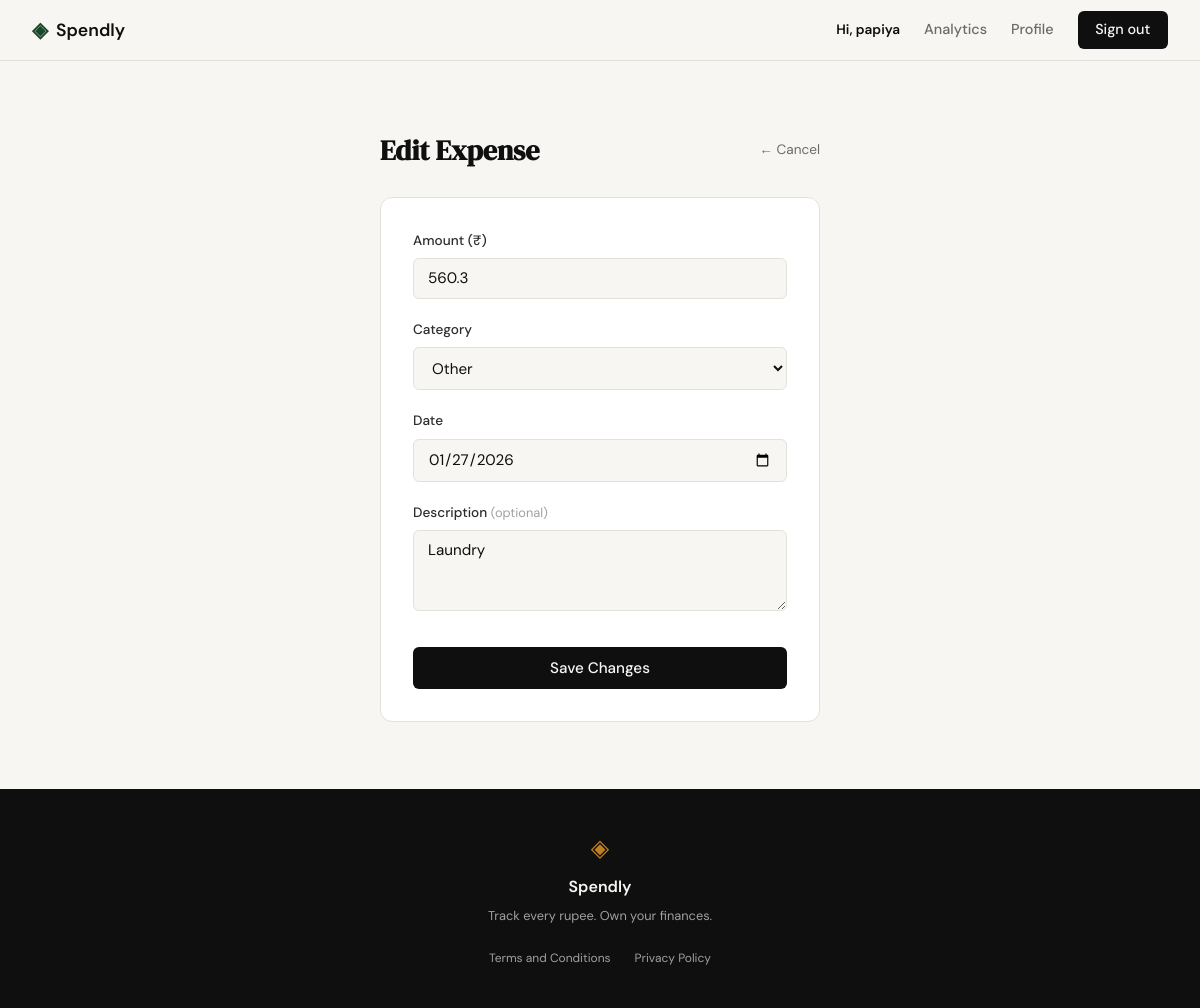
/expenses/17/edit (signed in), run on the app's committed database.
### tables this page shows
CREATE TABLE expenses (
            id INTEGER PRIMARY KEY AUTOINCREMENT,
            user_id INTEGER NOT NULL,
            amount REAL NOT NULL,
            category TEXT NOT NULL,
            date TEXT NOT NULL,
            description TEXT,
            created_at TEXT DEFAULT CURRENT_TIMESTAMP,
            FOREIGN KEY (user_id) REFERENCES users(id)
        );

### app.py (the view, shortened to what this page needs)
@app.route("/expenses/<int:id>/edit", methods=["GET", "POST"])
def edit_expense(id: int) -> Union[str, Response]:
    if not session.get("user_id"):
        flash("Please log in to edit an expense.", "error")
        return redirect(url_for("login"))
    expense = get_expense_by_id(id)
    if not expense:
        flash("Expense not found.", "error")
        return redirect(url_for("profile"))
    if expense["user_id"] != session["user_id"]:
        flash("You are not authorized to edit this expense.", "error")
        return redirect(url_for("profile"))
    today_date = date.today()
    today = today_date.isoformat()
    if request.method == "GET":
        if not app.testing:
            csrf_token = secrets.token_hex(32)
            session["csrf_token"] = csrf_token
        form_data = {
            "amount": str(expense["amount"]),
            "category": expense["category"],
            "date": expense["date"],
            "description": expense["description"] or ""
        }
        return render_template(
            "edit_expense.html",
            expense=expense,
            today=today,
            form=form_data,
            categories=ALLOWED_CATEGORIES,
            csrf_token=session.get("csrf_token", "")
        )

### database/db.py (called while the page is built)
def get_db():
    conn = sqlite3.connect(DB_NAME)
    conn.row_factory = sqlite3.Row
    conn.execute("PRAGMA foreign_keys = ON;")
    return conn

def get_expense_by_id(expense_id: int) -> Optional[sqlite3.Row]:
    conn = get_db()
    cursor = conn.cursor()
    try:
        cursor.execute('SELECT * FROM expenses WHERE id = ?', (expense_id,))
        return cursor.fetchone()
    finally:
        conn.close()

### templates/edit_expense.html (shortened to what this page needs)
{% extends "base.html" %}
{% block head %}
<link rel="stylesheet" href="{{ url_for('static', filename='css/edit_expense.css') }}">
{% endblock %}
{% block content %}
<section class="edit-expense-section">
    <div class="edit-expense-container">
        <div class="edit-expense-header">
            <h1 class="edit-expense-title">Edit Expense</h1>
            <a href="{{ url_for('profile') }}" class="back-link">← Cancel</a>
        </div>
        <div class="edit-expense-card">
            <form method="POST" action="{{ url_for('edit_expense', id=expense['id']) }}">
                <div class="form-group">
                    <label for="amount">Amount (₹)</label>
                    <input
                        class="form-input"
                        type="number"
                        id="amount"
                        name="amount"
                        step="0.01"
                        min="0.01"
                        max="999999.99"
                        placeholder="0.00"
                        required
                        value="{{ form.amount if form else '' }}"
                    >
                </div>
                <div class="form-group">
                    <label for="category">Category</label>
                    <select class="form-input" id="category" name="category" required>
                        {% for cat in categories %}
                        <option value="{{ cat }}" {{ 'selected' if form and form.category == cat else '' }}>
                            {{ cat }}
                        </option>
                        {% endfor %}
                    </select>
                </div>
                <div class="form-group">
                    <label for="date">Date</label>
                    <input
                        class="form-input"
                        type="date"
                        id="date"
                        name="date"
                        max="{{ today }}"
                        required
                        value="{{ form.date if form else '' }}"
                    >
                </div>
                <div class="form-group">
                    <label for="description">
                        Description <span class="optional-label">(optional)</span>
                    </label>
                    <textarea
                        class="form-input"
                        id="description"
                        name="description"
                        rows="3"
                        maxlength="200"
                        placeholder="e.g. Grocery shopping at Big Bazaar"
                    >{{ form.description if form else '' }}</textarea>
                </div>
                <button type="submit" class="btn-submit">Save Changes</button>
            </form>
        </div>
    </div>
</section>
{% endblock %}

### static/css/style.css (style rules this page uses)
:root { --ink: #0f0f0f; --ink-soft: #2d2d2d; --ink-muted: #6b6b6b; --ink-faint: #a0a0a0; --paper: #f7f6f3; --paper-warm: #f0ede6; --paper-card: #ffffff; --accent: #1a472a; --accent-light: #e8f0eb; --accent-2: #c17f24; --accent-2-light: #fdf3e3; --danger: #c0392b; --danger-light: #fdecea; --border: #e4e1da; --border-soft: #eeebe4; --font-display: 'DM Serif Display', Georgia, serif; --font-body: 'DM Sans', system-ui, sans-serif; --max-width: 1200px; --auth-width: 440px; --radius-sm: 6px; --radius-md: 12px; --radius-lg: 20px; }
*, *::before, *::after { box-sizing: border-box; margin: 0; padding: 0; }
html { font-size: 16px; scroll-behavior: smooth; }
body { background: var(--paper); color: var(--ink); font-family: var(--font-body); font-size: 1rem; line-height: 1.6; -webkit-font-smoothing: antialiased; }
a { color: inherit; text-decoration: none; }
.form-group { margin-bottom: 1.25rem; }
.form-group label { display: block; font-size: 0.85rem; font-weight: 500; color: var(--ink-soft); margin-bottom: 0.4rem; }
.form-input { width: 100%; padding: 0.6rem 0.875rem; border: 1px solid var(--border); border-radius: var(--radius-sm); font-family: var(--font-body); font-size: 0.95rem; color: var(--ink); background: var(--paper); outline: none; transition: border-color 0.2s; }
.form-input::placeholder { color: var(--ink-faint); }
.btn-submit { width: 100%; padding: 0.7rem; background: var(--ink); color: var(--paper); border: none; border-radius: var(--radius-sm); font-family: var(--font-body); font-size: 0.95rem; font-weight: 500; cursor: pointer; transition: background 0.2s; margin-top: 0.5rem; }

### static/css/edit_expense.css (style rules this page uses)
.edit-expense-section { min-height: calc(100vh - 72px); display: flex; align-items: center; justify-content: center; padding: 3rem 2rem; background: var(--paper); }
.edit-expense-container { width: 100%; max-width: var(--auth-width); }
.edit-expense-header { display: flex; align-items: center; justify-content: space-between; margin-bottom: 1.5rem; }
.edit-expense-title { font-family: var(--font-display); font-size: 1.75rem; color: var(--ink); margin: 0; }
.back-link { font-size: 0.85rem; color: var(--ink-muted); text-decoration: none; transition: color 0.2s; }
.edit-expense-card { background: var(--paper-card); border: 1px solid var(--border); border-radius: var(--radius-md); padding: 2rem; }
.optional-label { font-size: 0.8rem; color: var(--ink-faint); font-weight: 400; }

### data on the page
expenses: amount "560.3", date "01/27/2026", description "Laundry"

### other printed values
{{ session.get('user_name') }} "papiya"
form field category "Other"
